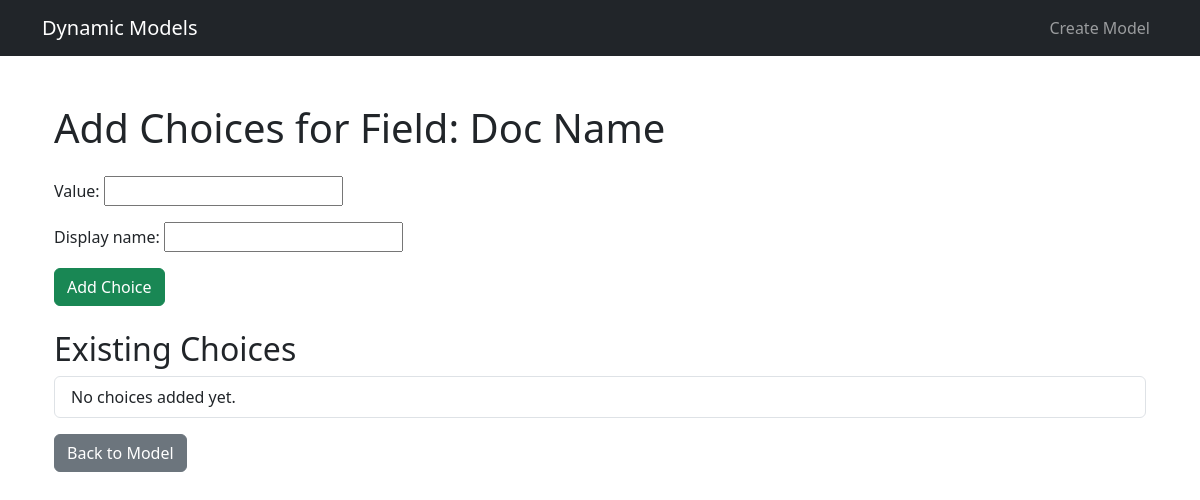
The app's page /fields/1/choices/ (signed in), older data.
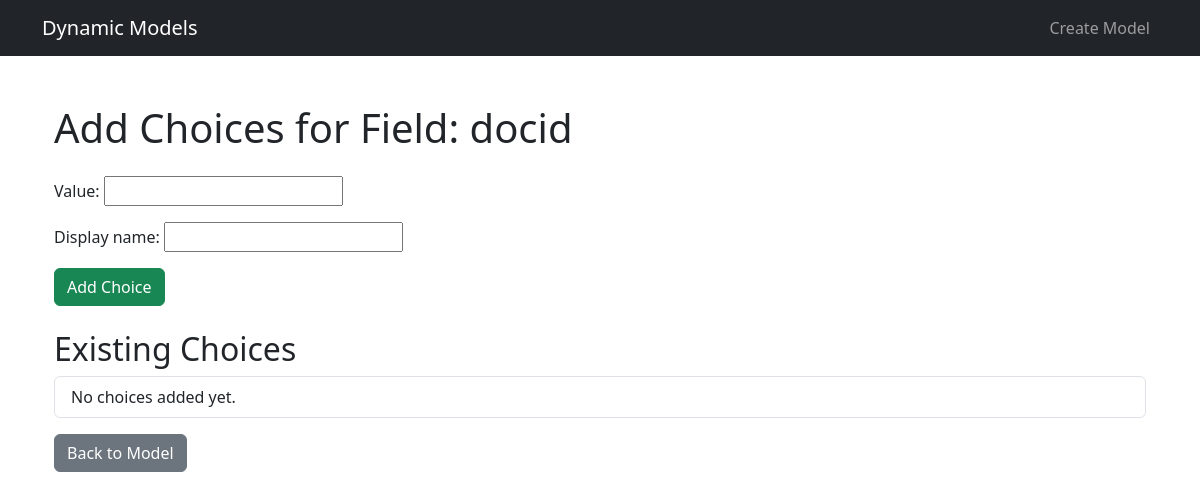
The same page, newer data.
### dynamic_app/models.py (models this page shows, shortened)
class DynamicField(models.Model):
    FIELD_TYPES = [
        ('char', 'Character'),
        ('text', 'Text'),
        ('int', 'Integer'),
        ('decimal', 'Decimal'),
        ('bool', 'Boolean'),
        ('date', 'Date'),
        ('datetime', 'DateTime'),
        ('file', 'File'),
        ('choice', 'Choice'),
    ]
    dynamic_model = models.ForeignKey(DynamicModel, on_delete=models.CASCADE, related_name='fields')
    name = models.CharField(max_length=100)
    display_name = models.CharField(max_length=100)
    field_type = models.CharField(max_length=20, choices=FIELD_TYPES)
    is_required = models.BooleanField(default=False)
    is_unique = models.BooleanField(default=True)
    is_readonly = models.BooleanField(default=False)
    display_order = models.IntegerField(default=0)
    created_by = models.ForeignKey(User, on_delete=models.CASCADE)
    created_at = models.DateTimeField(auto_now_add=True)
    updated_at = models.DateTimeField(auto_now=True)
    class Meta:
        ordering = ['display_order']
        unique_together = ['dynamic_model', 'name']

### dynamic_app/views.py (the view)
# urls.py: path('fields/<int:field_id>/choices/', views.add_field_choices, name='add_field_choices'),
@login_required
def add_field_choices(request, field_id):
    field = get_object_or_404(DynamicField, pk=field_id, created_by=request.user)
    if request.method == 'POST':
        form = DynamicFieldChoiceForm(request.POST)
        if form.is_valid():
            choice = form.save(commit=False)
            choice.dynamic_field = field  # Associate the choice with the field
            choice.save()
            messages.success(request, 'Choice added successfully!')
            return redirect('add_field_choices', field_id=field_id)
    else:
        form = DynamicFieldChoiceForm()
    choices = DynamicFieldChoice.objects.filter(dynamic_field=field)
    return render(request, 'dynamic_models/add_field_choices.html', {
        'form': form,
        'field': field,
        'choices': choices
    })

### dynamic_app/forms.py
class DynamicFieldChoiceForm(forms.ModelForm):
    class Meta:
        model = DynamicFieldChoice
        fields = ['value', 'display_name']

### dynamic_app/templates/dynamic_models/add_field_choices.html (shortened to what this page needs)
{% extends 'base_generic.html' %}
{% block content %}
  <div class="container mt-5">
    <h1 class="mb-4">Add Choices for Field: {{ field.name }}</h1>
    <form method="post">
      {{ form.as_p }}
      <button type="submit" class="btn btn-success">Add Choice</button>
    </form>
    <h2 class="mt-4">Existing Choices</h2>
    <ul class="list-group">
      {% for choice in choices %}
        <li class="list-group-item">{{ choice.display_name }} ({{ choice.value }})</li>
      {% empty %}
        <li class="list-group-item">No choices added yet.</li>
      {% endfor %}
    </ul>
    <a href="{% url 'model_detail' field.dynamic_model.pk %}" class="btn btn-secondary mt-3">Back to Model</a>
  </div>
{% endblock %}

Row changes from the older to the newer data that the page shows:
changed DynamicField: name "Doc Name" → "docid"
